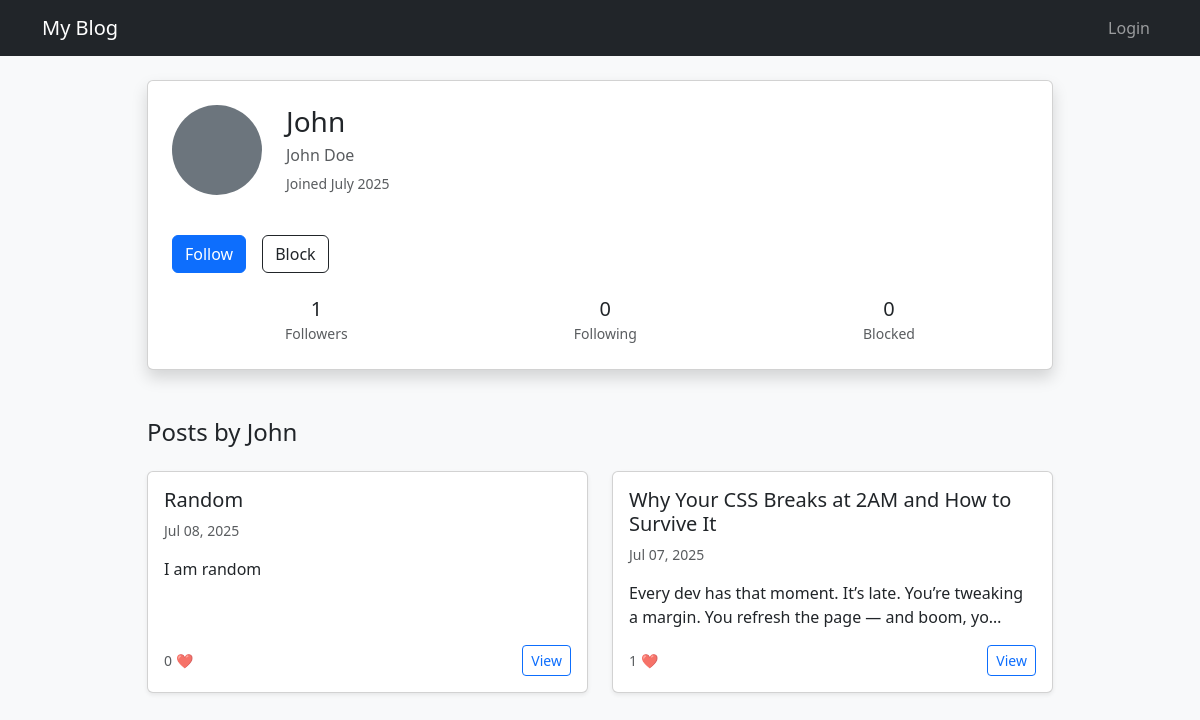
Screenshot of /profiles/John/ with the database file from the repository.
### profiles/models.py (models this page shows, shortened)
class Profile(models.Model):
    user = models.OneToOneField(User, on_delete=models.CASCADE)
    full_name = models.CharField(max_length=100, blank=True)
    profile_pic = models.ImageField(upload_to=user_profile_pic_path, blank=True, null=True)
    bio = models.TextField(blank=True)
    age = models.PositiveIntegerField(blank=True, null=True)
    website = models.URLField(blank=True, null=True)
    location = models.CharField(max_length=100, blank=True)
    joined_at = models.DateTimeField(default=timezone.now)
    following = models.ManyToManyField(
        'self',
        symmetrical=False,
        related_name='followers',
        blank=True
    )
    blocked_users = models.ManyToManyField(
        'self',
        symmetrical=False,
        related_name='blocked_by',
        blank=True
    )

### blog/models.py (models this page shows, shortened)
class BlogPost(models.Model):
    author = models.ForeignKey(User, on_delete=models.CASCADE, related_name='posts')
    title = models.CharField(max_length=200)
    slug = models.SlugField(unique=True)
    content = models.TextField()
    created_at = models.DateTimeField(auto_now_add=True)
    updated_at = models.DateTimeField(auto_now=True)
    image = models.ImageField(upload_to='blog_images/', blank=True, null=True)
    is_published = models.BooleanField(default=True)
    likes = GenericRelation('Like')
    class Meta:
        ordering = ['-created_at']

### profiles/views.py (the view)
# urls.py: path('<str:username>/', views.profile_view, name='profile_view'),
def profile_view(request, username):
    user_obj = get_object_or_404(User, username=username)
    profile = get_object_or_404(Profile, user=user_obj)
    viewer = request.user.profile if request.user.is_authenticated else None
    is_own_profile = request.user == user_obj
    is_following = viewer.is_following(profile) if viewer and not is_own_profile else False
    is_blocking = viewer.is_blocking(profile) if viewer and not is_own_profile else False
    posts = BlogPost.objects.filter(author=user_obj, is_published=True).order_by('-created_at')
    context = {
        'profile_user': user_obj,
        'profile': profile,
        'is_own_profile': is_own_profile,
        'is_following': is_following,
        'is_blocking': is_blocking,
        'followers_count': profile.followers.count(),
        'following_count': profile.following.count(),
        'blocked_count': profile.blocked_by.count(),
        'posts': posts,
    }
    return render(request, 'profile.html', context)

### profiles/templates/profile.html (shortened to what this page needs)
{% extends 'base.html' %}
{% block content %}
<div class="container mt-4">
    <div class="row justify-content-center">
        <div class="col-lg-10 col-md-12">
            <div class="card shadow p-4 mb-5">
                <div class="d-flex align-items-center">
                    {% if profile.profile_pic %}
                        <img src="{{ profile.profile_pic.url }}" alt="Profile Picture"
                             class="rounded-circle me-4 border" style="width: 90px; height: 90px; object-fit: cover;">
                    {% else %}
                        <div class="bg-secondary rounded-circle me-4" style="width: 90px; height: 90px;"></div>
                    {% endif %}
                    <div>
                        <h3 class="mb-1">{{ profile_user.username }}</h3>
                        {% if profile.full_name %}
                            <p class="text-muted mb-1">{{ profile.full_name }}</p>
                        {% endif %}
                        <small class="text-muted">Joined {{ profile.joined_at|date:"F Y" }}</small>
                    </div>
                </div>
                {% if not is_own_profile %}
                    <div class="d-flex gap-3 mt-4">
                        <button id="followBtn"
                                class="btn {% if is_following %}btn-danger{% else %}btn-primary{% endif %}">
                            {% if is_following %}Unfollow{% else %}Follow{% endif %}
                        </button>
                        <button id="blockBtn"
                                class="btn {% if is_blocking %}btn-warning{% else %}btn-outline-dark{% endif %}">
                            {% if is_blocking %}Unblock{% else %}Block{% endif %}
                        </button>
                    </div>
                {% endif %}
                <div class="d-flex justify-content-around text-center mt-4">
                    <div>
                        <h5 id="followersCount" class="mb-0">{{ followers_count }}</h5>
                        <small class="text-muted">Followers</small>
                    </div>
                    <div>
                        <h5 class="mb-0">{{ following_count }}</h5>
                        <small class="text-muted">Following</small>
                    </div>
                    <div>
                        <h5 class="mb-0">{{ blocked_count }}</h5>
                        <small class="text-muted">Blocked</small>
                    </div>
                </div>
            </div>
            {% if posts %}
            <div>
                <h4 class="mb-4">Posts by {{ profile_user.username }}</h4>
                <div class="row g-4">
                    {% for post in posts %}
                    <div class="col-md-6">
                        <div class="card h-100 shadow-sm">
                            <div class="card-body d-flex flex-column">
                                <h5 class="card-title">{{ post.title }}</h5>
                                <p class="card-text text-muted small">{{ post.created_at|date:"M d, Y" }}</p>
                                <p class="card-text">{{ post.content|truncatechars:100 }}</p>
                                <div class="mt-auto d-flex justify-content-between align-items-center">
                                    <small class="text-muted">{{ post.likes.count }} ❤️</small>
                                    <div class="d-flex gap-2">
                                        <a href="{% url 'post_detail' slug=post.slug %}" class="btn btn-sm btn-outline-primary">View</a>
                                    </div>
                                </div>
                            </div>
                        </div>
                    </div>
                    {% endfor %}
                </div>
            </div>
            {% else %}
                <p class="text-center text-muted mt-4">No posts by this user yet.</p>
            {% endif %}
        </div>
    </div>
</div>
{% endblock %}

### rows the page displays
Profile: full_name "John Doe", joined_at "July 2025"
BlogPost: title "Random", created_at "Jul 08, 2025", content "I am random", likes.count "0"
BlogPost: title "Why Your CSS Breaks at 2AM and How to Survive It", created_at "Jul 07, 2025", content "Every dev has that moment. It’s late. You’re tweaking a margin. You refresh the page — and boom, yo…", likes.count "1"

### other values shown
{{ profile_user.username }} "John"
{{ followers_count }} "1"
{{ following_count }} "0"
{{ blocked_count }} "0"
